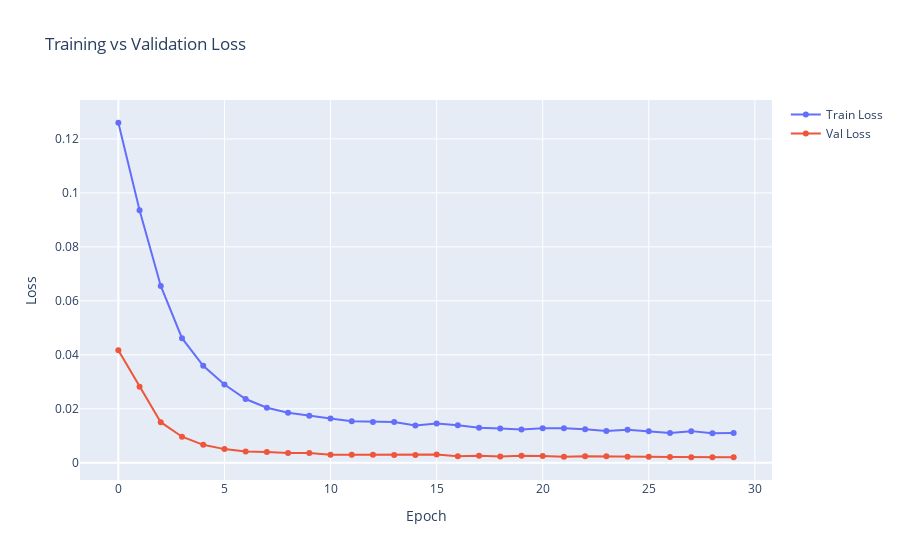
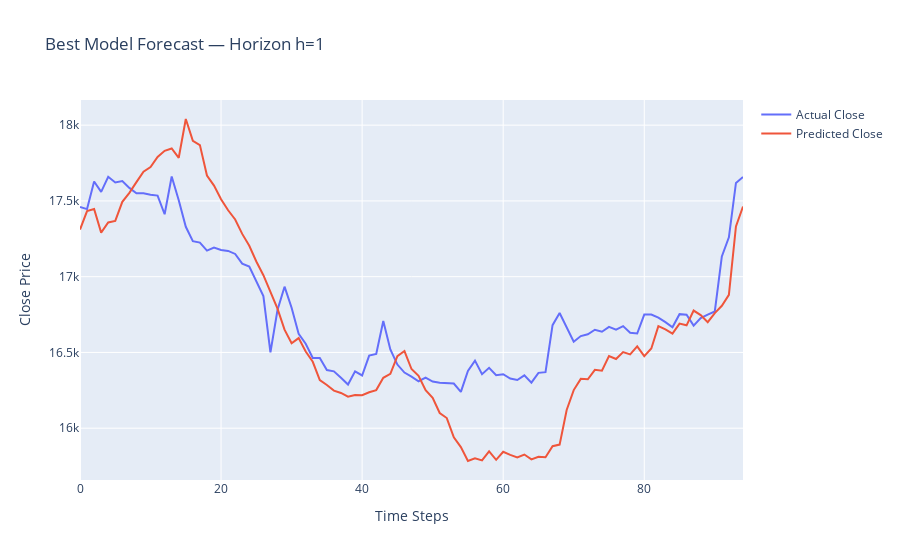

Source (notebook cell) for these figures, in order:
### Code cell
# ============================================================
# 🧩 Multi-step CNN–LSTM Forecast — Grid Search + Best Plot
# ============================================================

import os, json, itertools, random
import numpy as np
import pandas as pd
import torch, torch.nn as nn
from torch.utils.data import Dataset, DataLoader
from sklearn.preprocessing import MinMaxScaler
from sklearn.metrics import mean_absolute_error, mean_squared_error, r2_score
from copy import deepcopy
import plotly.graph_objects as go

# ---------------------- CONFIG ----------------------
DATA_BASE_PATH = "history_data"
STOCK_CODE = "FORCEMOT"
TIMEFRAME = "30min"
DEVICE = "cuda" if torch.cuda.is_available() else "cpu"

FORECAST_HORIZON = 26
BATCH_SIZE = 64
EPOCHS = 30
WEIGHT_DECAY = 1e-4

print(f"⚙️ Using device: {DEVICE}")

# ---------------------- LOAD DATA ----------------------
def load_csv(stock_code: str, tf: str):
    folder = os.path.join(DATA_BASE_PATH, f"history_data_{stock_code}")
    files = [f for f in os.listdir(folder) if tf in f and f.endswith(".csv")]
    if not files:
        raise FileNotFoundError(f"No CSV found for {stock_code}")
    path = os.path.join(folder, sorted(files)[-1])
    print("📂 Loading", path)
    df = pd.read_csv(path)
    df["Timestamp"] = pd.to_datetime(df["Timestamp"])
    df = df.sort_values("Timestamp").reset_index(drop=True)
    return df

df = load_csv(STOCK_CODE, TIMEFRAME)

FEATURES = [
    "Open","High","Low","Close","Volume",
    "MA_Fast","MA_Slow","BB_Upper","BB_Lower",
    "MACD","MACD_Signal","MACD_Hist","+DI","-DI","ADX",
    "RSI14","ATR14","atr_pct"
]
df = df.dropna(subset=FEATURES).reset_index(drop=True)

H = FORECAST_HORIZON
closes = df["Close"].values.reshape(-1,1)
X_raw = df[FEATURES].values
y_raw = closes.copy()

scaler_X = MinMaxScaler()
scaler_y = MinMaxScaler()
X_scaled = scaler_X.fit_transform(X_raw)
y_scaled = scaler_y.fit_transform(y_raw)

def make_sequences_multi(X, y, lookback, horizon):
    Xs, ys = [], []
    for i in range(lookback, len(X) - horizon + 1):
        Xs.append(X[i-lookback:i])
        ys.append(y[i:i+horizon].flatten())
    return np.array(Xs), np.array(ys)

# ---------------------- MODEL ----------------------
class CNN_LSTM_Multi(nn.Module):
    def __init__(self, n_features, hidden_dim=32, lstm_units=32, dense_dim=16, horizon=1, pool='max', dropout=0.35):
        super().__init__()
        self.conv1 = nn.Conv1d(n_features, hidden_dim, kernel_size=3, padding=1)
        self.bn1 = nn.BatchNorm1d(hidden_dim)
        self.pool = nn.MaxPool1d(2) if pool=='max' else nn.AvgPool1d(2)
        self.lstm = nn.LSTM(hidden_dim, lstm_units, batch_first=True)
        self.fc1 = nn.Linear(lstm_units, dense_dim)
        self.drop = nn.Dropout(dropout)
        self.fc_out = nn.Linear(dense_dim, horizon)
    def forward(self, x):
        x = x.permute(0,2,1)
        x = torch.relu(self.bn1(self.conv1(x)))
        x = self.pool(x)
        x = x.permute(0,2,1)
        _, (h, _) = self.lstm(x)
        h = h[-1]
        x = torch.relu(self.fc1(h))
        x = self.drop(x)
        return self.fc_out(x)

# ---------------------- HYPERPARAMETER GRID ----------------------
param_grid = {
    "LOOKBACK": [10, 20, 30, 40, 50, 60, 70, 80],
    "LR": [1e-2, 5e-3, 1e-3, 5e-4, 1e-4],
    "hidden_dim": [16, 32, 48, 64, 96, 128],
    "dropout": [0.15, 0.25, 0.35, 0.45],
}

param_combos = list(itertools.product(*param_grid.values()))
random.shuffle(param_combos)
print(f"🧮 Total hyperparameter configs: {len(param_combos)}")

results_summary = []
best_model_state = None
best_config = None
best_acc = -1
best_train_losses, best_val_losses = None, None
best_data = None

# ---------------------- MAIN LOOP ----------------------
for combo in param_combos:
    cfg = dict(zip(param_grid.keys(), combo))
    LOOKBACK, LR, hidden_dim, dropout = cfg["LOOKBACK"], cfg["LR"], cfg["hidden_dim"], cfg["dropout"]

    print(f"\n🚀 Training Config: {cfg}")

    # --- Prepare sequences ---
    X_seq, Y_seq = make_sequences_multi(X_scaled, y_scaled, LOOKBACK, H)
    n_total = len(X_seq)
    n_train = int(0.8 * n_total)
    n_val = int(0.1 * n_total)
    n_test = n_total - n_train - n_val

    X_train, X_val, X_test = X_seq[:n_train], X_seq[n_train:n_train+n_val], X_seq[n_train+n_val:]
    Y_train, Y_val, Y_test = Y_seq[:n_train], Y_seq[n_train:n_train+n_val], Y_seq[n_train+n_val:]

    class SeqDataset(Dataset):
        def __init__(self, X, Y):
            self.X = torch.tensor(X, dtype=torch.float32)
            self.Y = torch.tensor(Y, dtype=torch.float32)
        def __len__(self): return len(self.X)
        def __getitem__(self, idx): return self.X[idx], self.Y[idx]

    train_loader = DataLoader(SeqDataset(X_train, Y_train), batch_size=BATCH_SIZE, shuffle=True, drop_last=True)
    val_loader = DataLoader(SeqDataset(X_val, Y_val), batch_size=BATCH_SIZE)
    test_loader = DataLoader(SeqDataset(X_test, Y_test), batch_size=1)

    n_feats = X_seq.shape[2]
    model = CNN_LSTM_Multi(n_feats, hidden_dim, hidden_dim, hidden_dim//2, H, 'max', dropout).to(DEVICE)
    criterion = nn.SmoothL1Loss()
    optimizer = torch.optim.AdamW(model.parameters(), lr=LR, weight_decay=WEIGHT_DECAY)
    scheduler = torch.optim.lr_scheduler.StepLR(optimizer, step_size=10, gamma=0.5)

    train_losses, val_losses = [], []
    best_val = float("inf")

    for ep in range(1, EPOCHS+1):
        model.train()
        tr_loss = 0.0
        for Xb, Yb in train_loader:
            Xb, Yb = Xb.to(DEVICE), Yb.to(DEVICE)
            optimizer.zero_grad()
            out = model(Xb)
            loss = criterion(out, Yb)
            loss.backward()
            optimizer.step()
            tr_loss += loss.item()
        tr_loss /= len(train_loader)

        model.eval()
        val_loss = 0.0
        with torch.no_grad():
            for Xb, Yb in val_loader:
                Xb, Yb = Xb.to(DEVICE), Yb.to(DEVICE)
                out = model(Xb)
                loss = criterion(out, Yb)
                val_loss += loss.item()
        val_loss /= len(val_loader)
        scheduler.step()

        train_losses.append(tr_loss)
        val_losses.append(val_loss)

        if val_loss < best_val:
            best_val = val_loss
            best_state = deepcopy(model.state_dict())

        if ep % 5 == 0 or ep == 1:
            print(f"Epoch {ep}/{EPOCHS} | Train:{tr_loss:.5f} | Val:{val_loss:.5f}")

    # --- Evaluate on test ---
    model.load_state_dict(best_state)
    model.eval()
    preds, trues = [], []
    with torch.no_grad():
        for Xb, Yb in test_loader:
            Xb = Xb.to(DEVICE)
            out = model(Xb).cpu().numpy()
            preds.append(out)
            trues.append(Yb.numpy())

    test_pred = np.vstack(preds)
    test_true = np.vstack(trues)
    test_pred = scaler_y.inverse_transform(test_pred.reshape(-1,1)).reshape(test_pred.shape)
    test_true = scaler_y.inverse_transform(test_true.reshape(-1,1)).reshape(test_true.shape)

    # Directional accuracy
    diracc_all = []
    for h in range(H):
        td = test_true[:, h] - np.roll(test_true[:, h], 1)
        pd = test_pred[:, h] - np.roll(test_pred[:, h], 1)
        diracc_all.append(np.mean(np.sign(td[1:]) == np.sign(pd[1:])))
    best_h = int(np.argmax(diracc_all))
    diracc = float(diracc_all[best_h])

    mae = mean_absolute_error(test_true[:, best_h], test_pred[:, best_h])
    rmse = np.sqrt(mean_squared_error(test_true[:, best_h], test_pred[:, best_h]))
    r2 = r2_score(test_true[:, best_h], test_pred[:, best_h])

    result = {
        **cfg,
        "Best_Horizon": best_h,
        "DirAcc": round(diracc, 4),
        "MAE": round(mae, 3),
        "RMSE": round(rmse, 3),
        "R2": round(r2, 3),
        "ValLoss": round(best_val, 6)
    }
    results_summary.append(result)
    print("✅ Result:", result)

    # Save best model in memory
    if diracc > best_acc:
        best_acc = diracc
        best_model_state = deepcopy(best_state)
        best_config = cfg
        best_train_losses, best_val_losses = train_losses, val_losses
        best_data = (test_true, test_pred, best_h)

# ---------------------- SHOW BEST RESULT ----------------------
print("\n🏁 BEST MODEL CONFIG:")
print(best_config)

test_true, test_pred, best_h = best_data
y_true_best = test_true[:, best_h]
y_pred_best = test_pred[:, best_h]

# ---------------------- PLOTS ----------------------

# 1️⃣ Train vs Val Loss
fig_loss = go.Figure()
fig_loss.add_trace(go.Scatter(y=best_train_losses, mode="lines+markers", name="Train Loss"))
fig_loss.add_trace(go.Scatter(y=best_val_losses, mode="lines+markers", name="Val Loss"))
fig_loss.update_layout(title="Training vs Validation Loss", xaxis_title="Epoch", yaxis_title="Loss")
fig_loss.show()

# 2️⃣ Actual vs Predicted
fig_pred = go.Figure()
fig_pred.add_trace(go.Scatter(y=y_true_best, mode="lines", name="Actual Close"))
fig_pred.add_trace(go.Scatter(y=y_pred_best, mode="lines", name="Predicted Close"))
fig_pred.update_layout(title=f"Best Model Forecast — Horizon h={best_h}", xaxis_title="Time Steps", yaxis_title="Close Price")
fig_pred.show()

# ---------------------- SAVE FINAL JSON ----------------------
final_result = {
    "Best_Config": best_config,
    "Metrics": {
        "DirAcc": round(best_acc, 4),
        "Best_Horizon": int(best_h),
        "MAE": round(mae, 3),
        "RMSE": round(rmse, 3),
        "R2": round(r2, 3)
    }
}
json.dump(final_result, open("best_result.json", "w"), indent=2)
print("\n📁 Final result saved to best_result.json")

### Figure 1 — Plotly figure (JSON) as saved in the notebook; plotly's stock layout.template omitted (floating-point values rounded to 4 significant figures)
{"data": [{"mode": "lines+markers", "name": "Train Loss", "type": "scatter", "y": [0.126, 0.09354, 0.06552, 0.04616, 0.03591, 0.02897, 0.0236, 0.02038, 0.01856, 0.01738, 0.01641, 0.01533, 0.01511, 0.01513, 0.0138, 0.01458, 0.01386, 0.01294, 0.01272, 0.01229, 0.01274, 0.01277, 0.01239, 0.01174, 0.01221, 0.01167, 0.01104, 0.01171, 0.01088, 0.01101]}, {"mode": "lines+markers", "name": "Val Loss", "type": "scatter", "y": [0.04172, 0.02819, 0.01502, 0.009637, 0.006628, 0.005047, 0.004192, 0.003938, 0.003587, 0.003573, 0.002944, 0.00292, 0.00295, 0.002898, 0.002834, 0.003035, 0.002425, 0.002563, 0.00227, 0.002601, 0.002448, 0.002202, 0.00237, 0.002384, 0.002238, 0.002212, 0.002095, 0.002066, 0.002073, 0.002029]}], "layout": {"title": {"text": "Training vs Validation Loss"}, "xaxis": {"title": {"text": "Epoch"}}, "yaxis": {"title": {"text": "Loss"}}}}

### Figure 2 — Plotly figure (JSON) as saved in the notebook; plotly's stock layout.template omitted (floating-point values rounded to 4 significant figures)
{"data": [{"mode": "lines", "name": "Actual Close", "type": "scatter", "y": [17460.0, 17450.0, 17630.0, 17560.0, 17660.0, 17620.0, 17630.0, 17590.0, 17550.0, 17550.0, 17540.0, 17540.0, 17410.0, 17660.0, 17500.0, 17330.0, 17230.0, 17220.0, 17170.0, 17190.0, 17180.0, 17170.0, 17150.0, 17090.0, 17070.0, 16960.0, 16870.0, 16500.0, 16780.0, 16930.0, 16790.0, 16620.0, 16560.0, 16460.0, 16460.0, 16380.0, 16380.0, 16330.0, 16290.0, 16380.0, 16350.0, 16480.0, 16490.0, 16710.0, 16520.0, 16420.0, 16370.0, 16340.0, 16310.0, 16330.0, 16310.0, 16300.0, 16300.0, 16290.0, 16240.0, 16380.0, 16450.0, 16360.0, 16400.0, 16350.0, 16360.0, 16330.0, 16320.0, 16350.0, 16300.0, 16370.0, 16370.0, 16680.0, 16760.0, 16670.0, 16570.0, 16610.0, 16620.0, 16650.0, 16640.0, 16670.0, 16650.0, 16670.0, 16630.0, 16620.0, 16750.0, 16750.0, 16730.0, 16700.0, 16670.0, 16750.0, 16750.0, 16680.0, 16730.0, 16750.0, 16770.0, 17130.0, 17260.0, 17620.0, 17660.0]}, {"mode": "lines", "name": "Predicted Close", "type": "scatter", "y": [17310.0, 17430.0, 17450.0, 17290.0, 17360.0, 17370.0, 17490.0, 17550.0, 17620.0, 17690.0, 17720.0, 17790.0, 17830.0, 17850.0, 17780.0, 18040.0, 17900.0, 17870.0, 17670.0, 17600.0, 17510.0, 17440.0, 17380.0, 17280.0, 17200.0, 17100.0, 17010.0, 16900.0, 16790.0, 16650.0, 16560.0, 16590.0, 16510.0, 16440.0, 16320.0, 16290.0, 16250.0, 16230.0, 16210.0, 16220.0, 16220.0, 16240.0, 16250.0, 16330.0, 16360.0, 16480.0, 16510.0, 16390.0, 16350.0, 16250.0, 16200.0, 16100.0, 16070.0, 15940.0, 15880.0, 15780.0, 15800.0, 15790.0, 15850.0, 15790.0, 15840.0, 15820.0, 15810.0, 15830.0, 15790.0, 15810.0, 15810.0, 15880.0, 15890.0, 16120.0, 16250.0, 16330.0, 16320.0, 16390.0, 16380.0, 16480.0, 16460.0, 16500.0, 16490.0, 16540.0, 16480.0, 16530.0, 16670.0, 16650.0, 16620.0, 16690.0, 16680.0, 16780.0, 16750.0, 16700.0, 16760.0, 16810.0, 16880.0, 17330.0, 17460.0]}], "layout": {"title": {"text": "Best Model Forecast — Horizon h=1"}, "xaxis": {"title": {"text": "Time Steps"}}, "yaxis": {"title": {"text": "Close Price"}}}}
